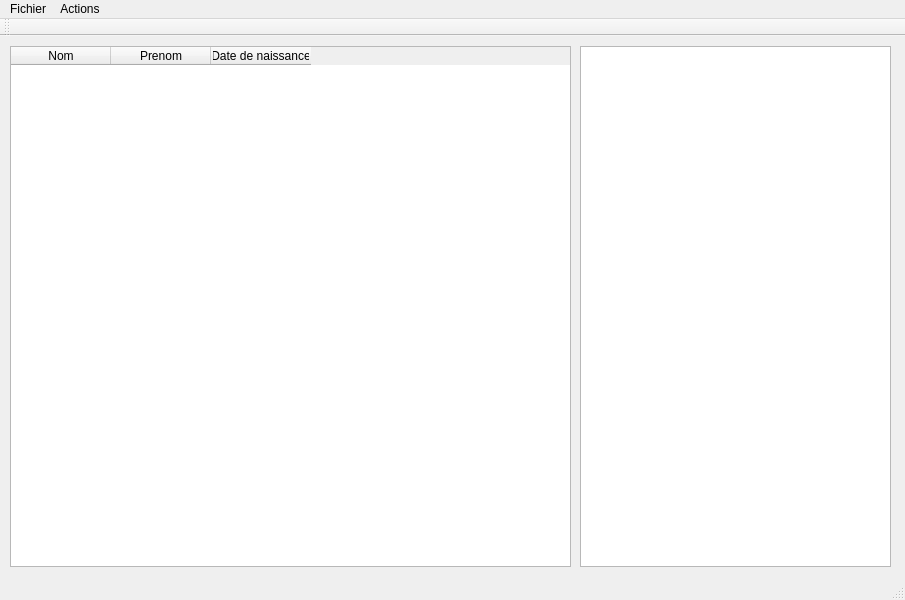
<?xml version="1.0" encoding="UTF-8"?>
<ui version="4.0">
 <class>EmployeGUIClass</class>
 <widget class="QMainWindow" name="EmployeGUIClass">
  <property name="geometry">
   <rect>
    <x>0</x>
    <y>0</y>
    <width>905</width>
    <height>600</height>
   </rect>
  </property>
  <property name="windowTitle">
   <string>Gestion Employe GIF-1003</string>
  </property>
  <widget class="QWidget" name="centralwidget">
   <widget class="QTableWidget" name="tableWidget">
    <property name="geometry">
     <rect>
      <x>10</x>
      <y>10</y>
      <width>561</width>
      <height>521</height>
     </rect>
    </property>
    <property name="selectionMode">
     <enum>QAbstractItemView::SingleSelection</enum>
    </property>
    <property name="selectionBehavior">
     <enum>QAbstractItemView::SelectRows</enum>
    </property>
    <property name="columnCount">
     <number>3</number>
    </property>
    <column>
     <property name="text">
      <string>Nom</string>
     </property>
    </column>
    <column>
     <property name="text">
      <string>Prenom</string>
     </property>
    </column>
    <column>
     <property name="text">
      <string>Date de naissance</string>
     </property>
    </column>
   </widget>
   <widget class="QTextBrowser" name="textBrowser">
    <property name="geometry">
     <rect>
      <x>580</x>
      <y>10</y>
      <width>311</width>
      <height>521</height>
     </rect>
    </property>
   </widget>
  </widget>
  <widget class="QStatusBar" name="statusbar"/>
  <widget class="QMenuBar" name="menubar">
   <property name="geometry">
    <rect>
     <x>0</x>
     <y>0</y>
     <width>905</width>
     <height>25</height>
    </rect>
   </property>
   <widget class="QMenu" name="menuFichier">
    <property name="title">
     <string>Fichier</string>
    </property>
    <addaction name="actionCharger_a_partir_de"/>
    <addaction name="actionSauvegarder_dans"/>
    <addaction name="separator"/>
    <addaction name="actionExit"/>
   </widget>
   <widget class="QMenu" name="menuActions">
    <property name="title">
     <string>Actions</string>
    </property>
    <widget class="QMenu" name="menuAjouter_un_employer">
     <property name="title">
      <string>Ajouter un employer</string>
     </property>
     <addaction name="actionCommis"/>
     <addaction name="actionHoraire"/>
     <addaction name="actionPatron"/>
    </widget>
    <widget class="QMenu" name="menuSupprimer_un_employe">
     <property name="title">
      <string>Supprimer un employe</string>
     </property>
     <addaction name="actionCommis_sup"/>
     <addaction name="actionHoraire_sup"/>
     <addaction name="actionPatron_sup"/>
    </widget>
    <addaction name="menuAjouter_un_employer"/>
    <addaction name="menuSupprimer_un_employe"/>
   </widget>
   <addaction name="menuFichier"/>
   <addaction name="menuActions"/>
  </widget>
  <widget class="QToolBar" name="toolBar">
   <property name="windowTitle">
    <string>toolBar</string>
   </property>
   <attribute name="toolBarArea">
    <enum>TopToolBarArea</enum>
   </attribute>
   <attribute name="toolBarBreak">
    <bool>false</bool>
   </attribute>
  </widget>
  <action name="actionCharger_a_partir_de">
   <property name="text">
    <string>Charger a partir de ..</string>
   </property>
  </action>
  <action name="actionSauvegarder_dans">
   <property name="text">
    <string>Sauvegarder dans ...</string>
   </property>
  </action>
  <action name="actionCommis">
   <property name="text">
    <string>Commis</string>
   </property>
  </action>
  <action name="actionHoraire">
   <property name="text">
    <string>Horaire</string>
   </property>
  </action>
  <action name="actionPatron">
   <property name="text">
    <string>Patron</string>
   </property>
  </action>
  <action name="actionCommis_sup">
   <property name="text">
    <string>Commis</string>
   </property>
  </action>
  <action name="actionHoraire_sup">
   <property name="text">
    <string>Horaire</string>
   </property>
  </action>
  <action name="actionPatron_sup">
   <property name="text">
    <string>Patron</string>
   </property>
  </action>
  <action name="actionExit">
   <property name="text">
    <string>Exit</string>
   </property>
  </action>
 </widget>
 <resources/>
 <connections>
  <connection>
   <sender>tableWidget</sender>
   <signal>cellClicked(int,int)</signal>
   <receiver>EmployeGUIClass</receiver>
   <slot>selectionLigneTable()</slot>
   <hints>
    <hint type="sourcelabel">
     <x>290</x>
     <y>310</y>
    </hint>
    <hint type="destinationlabel">
     <x>452</x>
     <y>299</y>
    </hint>
   </hints>
  </connection>
 </connections>
 <slots>
  <slot>selectionLigneTable()</slot>
 </slots>
</ui>
